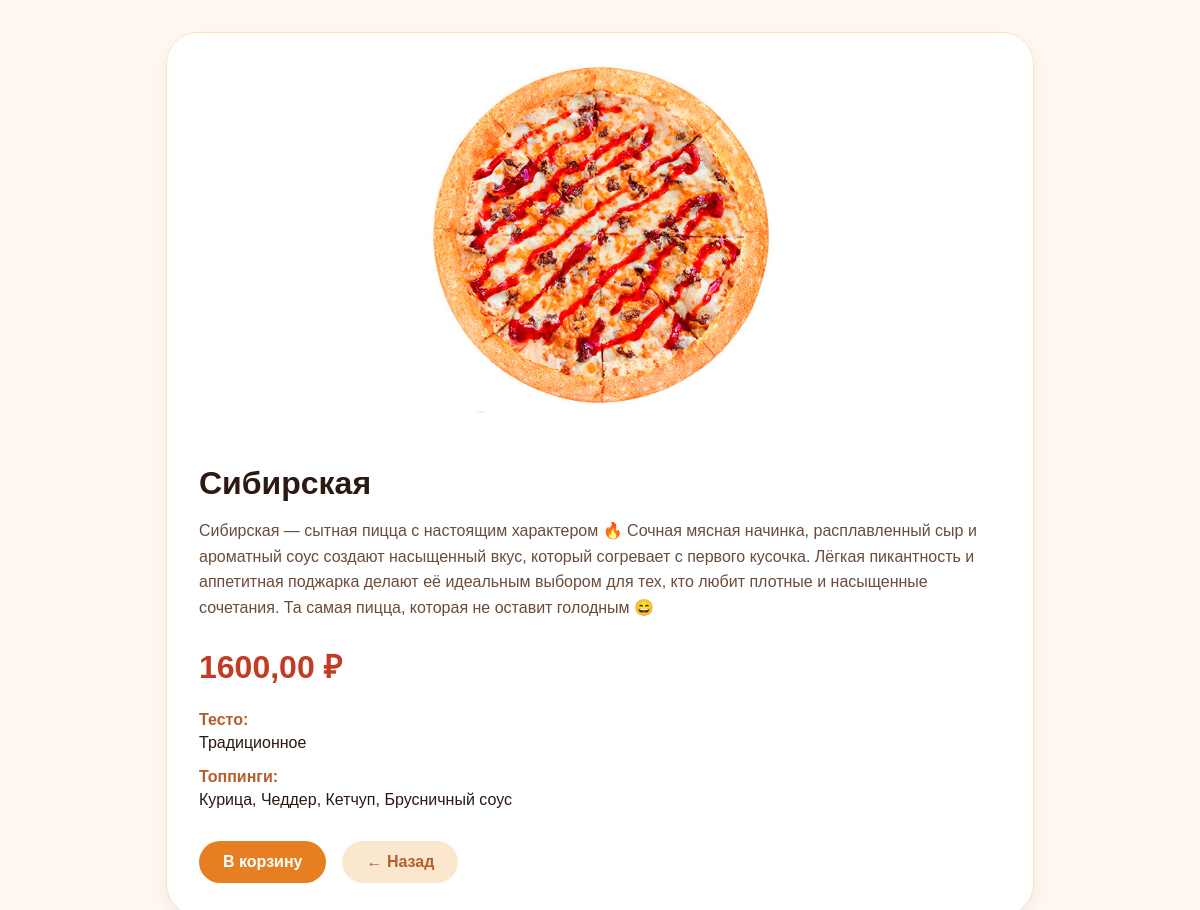
The app's page /pizzas/8/ with its own data.
### main/models.py (models this page shows, shortened)
class MenuItem(models.Model):
    title = models.CharField('Название', max_length=100)
    description = models.TextField('Описание')
    price = models.DecimalField('Цена', max_digits=7, decimal_places=2)
    image = models.ImageField('Фото', upload_to='menu/', blank=True, null=True)
    class Meta:
        abstract = True

class Pizza(MenuItem):
    toppings = models.ManyToManyField(Toppings, verbose_name='Топпинги')
    dough = models.ForeignKey(Dough, verbose_name='Тесто', on_delete=models.SET_NULL, null=True, blank=True)
    class Meta:
        verbose_name = 'Пицца'
        verbose_name_plural = 'Пиццы'

class Dough(models.Model):
    title = models.CharField('Тесто', max_length=30)
    class Meta:
        verbose_name = 'Тесто'
        verbose_name_plural = 'Теста'

class Toppings(models.Model):
    title = models.CharField('Название', max_length=30)
    slug = models.SlugField('Слаг', unique=True, max_length=64)
    class Meta:
        verbose_name = 'Добавка'
        verbose_name_plural = 'Добавки'

### main/views.py (the view)
# urls.py: path('pizzas/<int:pk>/', views.PizzaDetailView.as_view(), name='pizza_detail'),
class PizzaDetailView(DetailView):
    model = Pizza
    template_name = 'main/pizza_detail.html'

### templates/main/pizza_detail.html (shortened to what this page needs)
{% load static %}
<!DOCTYPE html>
<html lang="ru">
<head>
    <link rel="stylesheet" href="{% static 'css/style.css' %}">
</head>
<body>
    <div class="container">
        <div class="detail-page">
            <div class="detail-card">
                <div class="detail-image">
                    {% if object.image %}
                        <img src="{{ object.image.url }}" alt="{{ object.title }}">
                    {% else %}
                        <img src="{% static 'photo/logo.png' %}" alt="{{ object.title }}">
                    {% endif %}
                </div>
                <div class="detail-content">
                    <div class="detail-title">{{ object.title }}</div>
                    <div class="detail-description">
                        {{ object.description }}
                    </div>
                    <div class="detail-price">
                        {{ object.price }} ₽
                    </div>
                    <div class="detail-section">
                        <div class="detail-label">Тесто:</div>
                        <div class="detail-value">
                            {% if object.dough %}
                                {{ object.dough.title }}
                            {% else %}
                                Не указано
                            {% endif %}
                        </div>
                    </div>
                    <div class="detail-section">
                        <div class="detail-label">Топпинги:</div>
                        <div class="detail-value">
                            {% for topping in object.toppings.all %}
                                {{ topping.title }}{% if not forloop.last %}, {% endif %}
                            {% empty %}
                                Нет топпингов
                            {% endfor %}
                        </div>
                    </div>
                    <div class="detail-buttons">
                        <a href="{% url 'main:add_to_cart' 'pizza' object.id %}" class="detail-btn">В корзину</a>
                        <a href="{% url 'main:index' %}" class="detail-btn detail-btn-secondary">← Назад</a>
                    </div>
                </div>
            </div>
        </div>
    </div>
</body>
</html>

### static/css/style.css (style rules this page uses)
* { box-sizing: border-box; }
body { margin: 0; background: #fff8f0; color: #2c1a12; font-family: Arial, sans-serif; }
a { color: inherit; }
.container { width: min(1120px, calc(100% - 32px)); margin: 0 auto; }

### templates/main/pizza_detail.html (style rules this page uses)
.detail-page { max-width: 900px; margin: 0 auto; padding: 2rem 1rem; }
.detail-card { background: white; border-radius: 32px; box-shadow: 0 8px 20px rgba(0, 0, 0, 0.05); border: 1px solid #ffe1b9; overflow: hidden; }
.detail-image { width: 100%; height: 400px; background: #fff; display: flex; align-items: center; justify-content: center; padding: 20px; }
.detail-image img { max-width: 100%; max-height: 100%; object-fit: contain; }
.detail-content { padding: 2rem; }
.detail-title { font-size: 2rem; font-weight: 800; margin-bottom: 1rem; color: #2c1a12; }
.detail-description { font-size: 1rem; color: #6b4c3a; line-height: 1.6; margin-bottom: 1.5rem; }
.detail-price { font-size: 2rem; font-weight: 800; color: #c23b22; margin-bottom: 1.5rem; }
.detail-section { margin-bottom: 1rem; }
.detail-label { font-weight: 700; color: #b45f2b; margin-bottom: 0.3rem; }
.detail-value { color: #2c1a12; }
.detail-buttons { display: flex; gap: 1rem; flex-wrap: wrap; margin-top: 2rem; }
.detail-btn { background: #e67e22; color: white; text-decoration: none; padding: 12px 24px; border-radius: 40px; font-weight: 600; transition: 0.2s; display: inline-block; }
.detail-btn-secondary { background: #fbe6ce; color: #b45f2b; }

### records on screen
Pizza: image (picture), title "Сибирская", description "Сибирская — сытная пицца с настоящим характером 🔥 Сочная мясная начинка, расплавленный сыр и ароматный соус создают насыщенный вкус, который согревает с первого кусочка. Лёгкая пикантность и аппетитная поджарка делают её идеальным выбором для тех, кто любит плотные и насыщенные сочетания. Та самая пицца, которая не оставит голодным 😄", price "1600,00", dough "Традиционное"
Toppings: title "Курица"
Toppings: title "Чеддер"
Toppings: title "Кетчуп"
Toppings: title "Брусничный соус"
